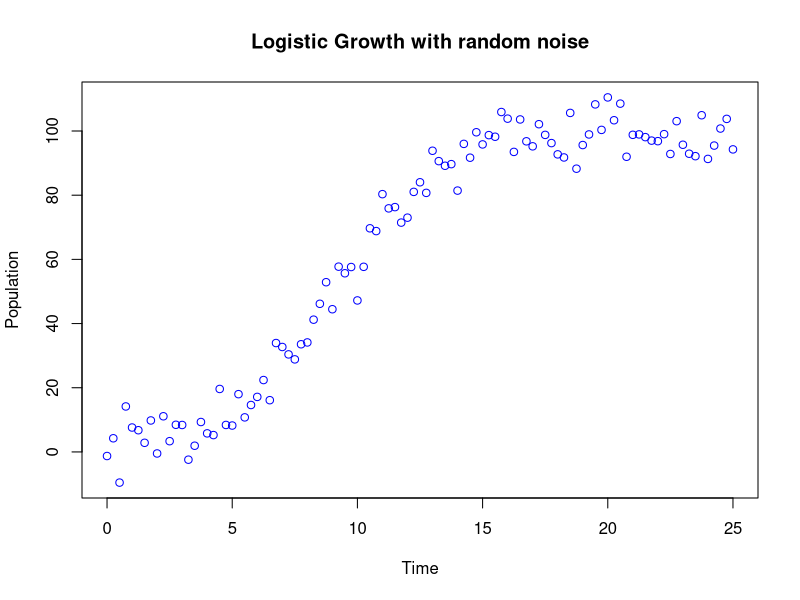

Here is the R script that generated this plot:
## ---- chunk 1
# Parameters
r <- 0.5
K <- 100
error <- 5
y0 <- 1

# Define a logistic growth function with noise
logistic_noised <- function(t, r, K, y0, error) {
  growth <- K / (1 + ((K - y0) / y0) * exp(-r * t))
  return(growth + rnorm(1, mean = 0, sd = error))  # Add random error
}

# Create the time vector
time <- seq(0, 25, 0.25)

# Apply the logistic function over the time vector
sim_data <- sapply(time, logistic_noised, r = r, K = K, y0 = y0, error = error)

# Plot the result
plot(time, sim_data, col = "blue", xlab = "Time", ylab = "Population", main = "Logistic Growth with random noise")
## ---- chunk 2
logistic <- function(t, r, K, y0) {
  growth <- K / (1 + ((K - y0) / y0) * exp(-r * t))
  return(growth)
}
## ---- chunk 3
# NB : theta is a vector of parameters
SSE <- function(theta) {
  r <- theta[1]
  K <- theta[2]
  y0 <- theta[3]
  mod_pred <- sapply(time, logistic, r = r, K = K, y0 = y0)
  return(sum((sim_data - mod_pred)**2))
}
## ---- chunk 4
ig_r <- 1
ig_K <- 50
ig_y0 <- 5
fitted_params <- optim(c(ig_r, ig_K, ig_y0), SSE)$par
print(fitted_params)
